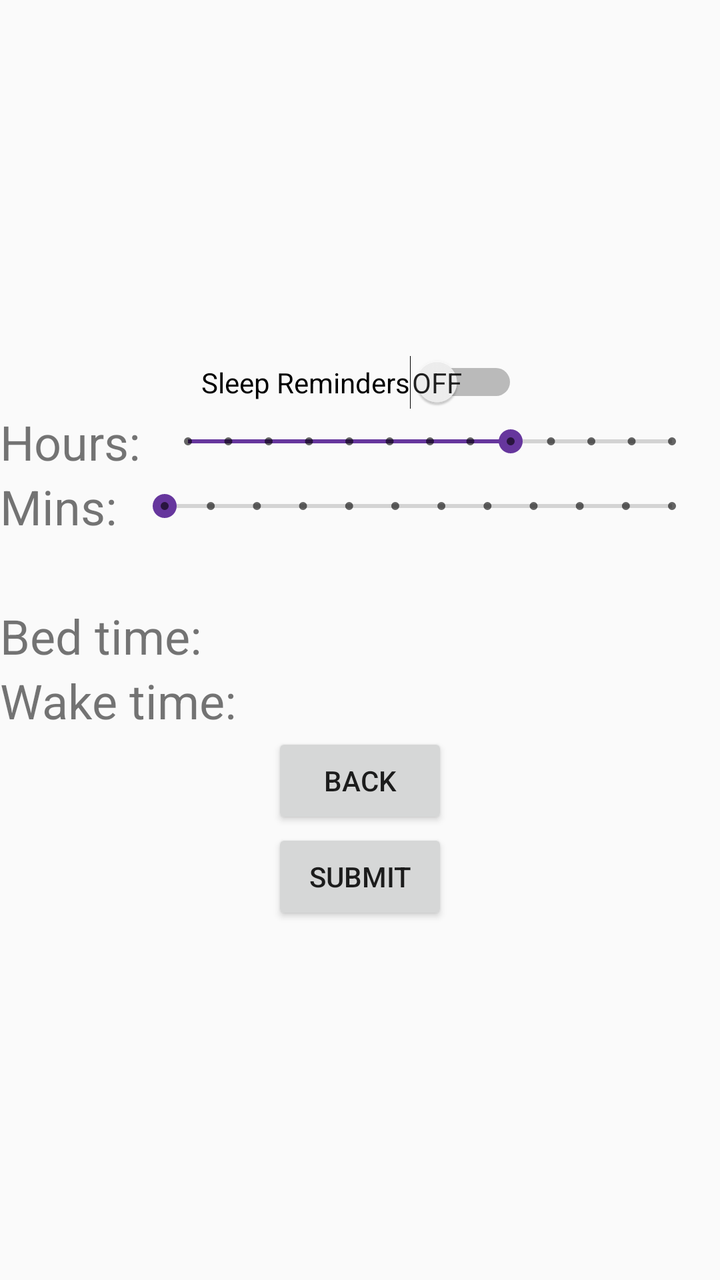
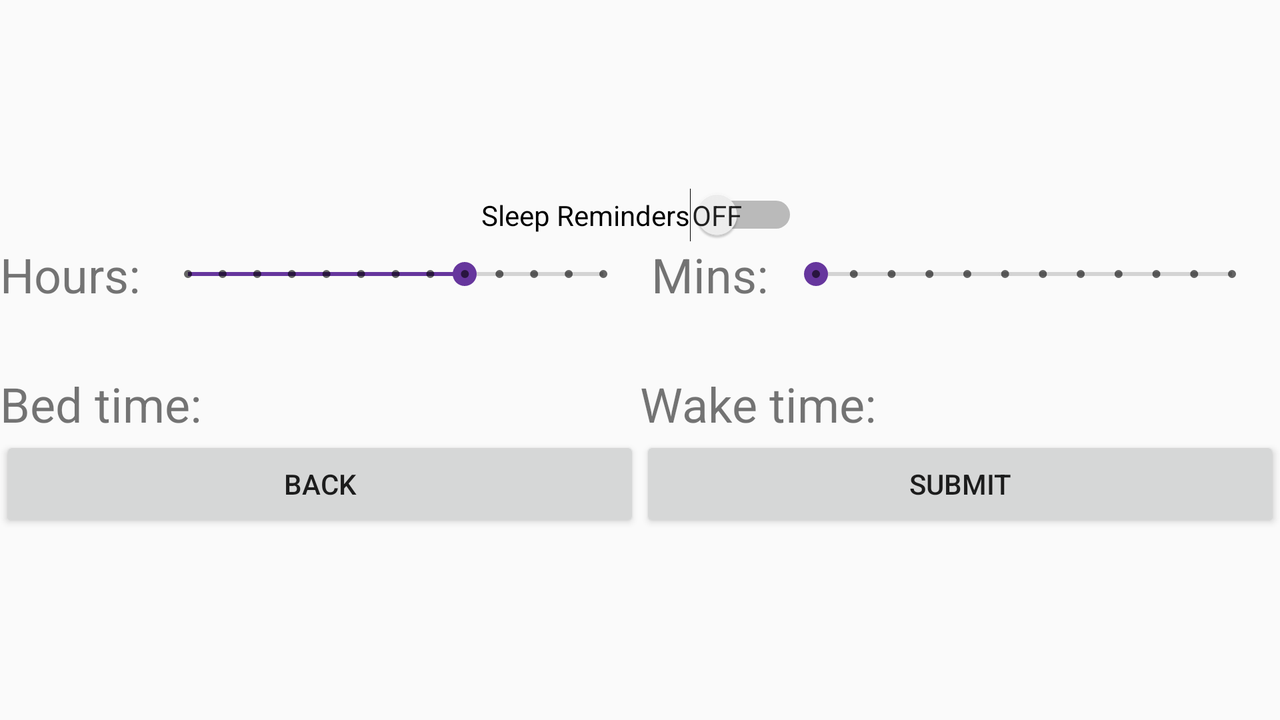

The same Android screen from two of the app's own layout files: first res/layout/ as a phone draws it, then the repository's variant for another configuration, drawn on a device whose configuration selects that folder. Both files follow.
<!-- AndroidManifest.xml: application theme AppTheme -->
<!-- res/layout/activity_plan_sleep.xml -->
<?xml version="1.0" encoding="utf-8"?>
<android.support.constraint.ConstraintLayout xmlns:android="http://schemas.android.com/apk/res/android"
    xmlns:app="http://schemas.android.com/apk/res-auto"
    xmlns:tools="http://schemas.android.com/tools"
    android:layout_width="match_parent"
    android:layout_height="match_parent"
    tools:context=".PlanSleep">

    <LinearLayout
        android:id="@+id/linBtns"
        android:layout_width="match_parent"
        android:layout_height="wrap_content"
        android:gravity="center_horizontal"
        android:orientation="vertical"
        app:layout_constraintBottom_toBottomOf="parent"
        app:layout_constraintTop_toTopOf="parent"
        tools:layout_editor_absoluteX="16dp">

        <Switch
            android:id="@+id/swOn"
            android:layout_width="wrap_content"
            android:layout_height="wrap_content"
            android:layout_weight="1"
            android:showText="true"
            android:splitTrack="false"
            android:text="Sleep Reminders"
            android:textOff="Off"
            android:textOn="On"
            tools:checked="false" />

        <LinearLayout
            android:layout_width="match_parent"
            android:layout_height="wrap_content"
            android:orientation="horizontal">

            <TextView
                android:id="@+id/lblH"
                android:layout_width="wrap_content"
                android:layout_height="wrap_content"
                android:text="Hours:"
                android:textSize="24sp" />

            <SeekBar
                android:id="@+id/sbH"
                style="@style/Widget.AppCompat.SeekBar.Discrete"
                android:layout_width="match_parent"
                android:layout_height="match_parent"
                android:layout_marginStart="8dp"
                android:layout_marginEnd="8dp"
                android:max="12"
                android:progress="8"
                app:layout_constraintEnd_toEndOf="parent"
                app:layout_constraintHorizontal_bias="0.481"
                app:layout_constraintStart_toStartOf="parent"
                tools:layout_editor_absoluteY="402dp" />
        </LinearLayout>

        <LinearLayout
            android:layout_width="match_parent"
            android:layout_height="wrap_content"
            android:orientation="horizontal">

            <TextView
                android:id="@+id/lblM"
                android:layout_width="wrap_content"
                android:layout_height="wrap_content"
                android:text="Mins:"
                android:textSize="24sp" />

            <SeekBar
                android:id="@+id/sbM"
                style="@style/Widget.AppCompat.SeekBar.Discrete"
                android:layout_width="match_parent"
                android:layout_height="match_parent"
                android:layout_marginStart="8dp"
                android:layout_marginEnd="8dp"
                android:clickable="true"
                android:max="11"
                android:progress="0"
                app:layout_constraintEnd_toEndOf="parent"
                app:layout_constraintStart_toStartOf="parent"
                tools:layout_editor_absoluteY="226dp" />

        </LinearLayout>

        <TextView
            android:id="@+id/lblHM"
            android:layout_width="400dp"
            android:layout_height="match_parent"
            android:layout_gravity="center"
            android:layout_marginStart="114dp"
            android:layout_marginEnd="114dp"
            android:layout_weight="1"
            android:textAlignment="center"
            android:textSize="24sp"
            app:layout_constraintEnd_toStartOf="@+id/linBtns"
            app:layout_constraintStart_toEndOf="@+id/linBtns"
            app:layout_constraintTop_toBottomOf="@+id/linBtns" />

        <LinearLayout
            android:layout_width="match_parent"
            android:layout_height="match_parent"
            android:orientation="horizontal">

            <TextView
                android:id="@+id/lblS"
                android:layout_width="wrap_content"
                android:layout_height="wrap_content"
                android:text="Bed time:   "
                android:textSize="24sp"
                tools:layout_editor_absoluteX="112dp"
                tools:layout_editor_absoluteY="230dp" />

            <TextView
                android:id="@+id/txtBed"
                android:layout_width="wrap_content"
                android:layout_height="match_parent"
                android:layout_weight="1"
                android:textAlignment="center"
                android:textSize="24sp" />

        </LinearLayout>

        <LinearLayout
            android:layout_width="match_parent"
            android:layout_height="match_parent"
            android:orientation="horizontal">

            <TextView
                android:id="@+id/lblE"
                android:layout_width="wrap_content"
                android:layout_height="wrap_content"
                android:text="Wake time:"
                android:textSize="24sp"
                tools:layout_editor_absoluteX="112dp"
                tools:layout_editor_absoluteY="230dp" />

            <TextView
                android:id="@+id/txtWake"
                android:layout_width="wrap_content"
                android:layout_height="match_parent"
                android:layout_weight="1"
                android:textAlignment="center"
                android:textSize="24sp" />

        </LinearLayout>

        <Button
            android:id="@+id/btnBack"
            android:layout_width="wrap_content"
            android:layout_height="wrap_content"
            android:text="Back"
            android:textAlignment="center"
            tools:layout_editor_absoluteX="161dp"
            tools:layout_editor_absoluteY="231dp" />

        <Button
            android:id="@+id/btnSubmit"
            android:layout_width="wrap_content"
            android:layout_height="wrap_content"
            android:text="Submit"
            android:textAlignment="center"
            tools:layout_editor_absoluteX="161dp"
            tools:layout_editor_absoluteY="231dp" />

    </LinearLayout>



</android.support.constraint.ConstraintLayout>
<!-- resources referenced by this layout -->
<resources>
  <style name="AppTheme" parent="Theme.AppCompat.Light.NoActionBar">
      
      <item name="colorPrimary">@color/colorPrimary</item>
      <item name="colorPrimaryDark">@color/colorPrimaryDark</item>
      <item name="colorAccent">@color/colorAccent</item>
    </style>
  <color name="colorPrimary">#dfc4ff</color>
  <color name="colorPrimaryDark">#522888</color>
  <color name="colorAccent">#66369D</color>
</resources>
<!-- res/layout-land/activity_plan_sleep.xml (the repository's variant of the layout above) -->
<!-- drawn on the phone turned sideways -->
<?xml version="1.0" encoding="utf-8"?>
<android.support.constraint.ConstraintLayout xmlns:android="http://schemas.android.com/apk/res/android"
    xmlns:app="http://schemas.android.com/apk/res-auto"
    xmlns:tools="http://schemas.android.com/tools"
    android:layout_width="match_parent"
    android:layout_height="match_parent"
    tools:context=".PlanSleep">

    <LinearLayout
        android:id="@+id/linBtns"
        android:layout_width="match_parent"
        android:layout_height="wrap_content"
        android:gravity="center_horizontal"
        android:orientation="vertical"
        app:layout_constraintBottom_toBottomOf="parent"
        app:layout_constraintTop_toTopOf="parent"
        tools:layout_editor_absoluteX="16dp">

        <Switch
            android:id="@+id/swOn"
            android:layout_width="wrap_content"
            android:layout_height="wrap_content"
            android:layout_weight="1"
            android:showText="true"
            android:splitTrack="false"
            android:text="Sleep Reminders"
            android:textOff="Off"
            android:textOn="On"
            tools:checked="false" />

        <LinearLayout
            android:layout_width="match_parent"
            android:layout_height="wrap_content"
            android:gravity="center"
            android:orientation="horizontal">

            <TextView
                android:id="@+id/lblH"
                android:layout_width="wrap_content"
                android:layout_height="wrap_content"
                android:text="Hours:"
                android:textSize="24sp" />

            <SeekBar
                android:id="@+id/sbH"
                style="@style/Widget.AppCompat.SeekBar.Discrete"
                android:layout_width="wrap_content"
                android:layout_height="match_parent"
                android:layout_marginStart="8dp"
                android:layout_marginEnd="8dp"
                android:layout_weight="1"
                android:max="12"
                android:progress="8"
                app:layout_constraintEnd_toEndOf="parent"
                app:layout_constraintHorizontal_bias="0.481"
                app:layout_constraintStart_toStartOf="parent"
                tools:layout_editor_absoluteY="402dp" />

            <TextView
                android:id="@+id/lblM"
                android:layout_width="wrap_content"
                android:layout_height="wrap_content"
                android:text="Mins:"
                android:textSize="24sp" />

            <SeekBar
                android:id="@+id/sbM"
                style="@style/Widget.AppCompat.SeekBar.Discrete"
                android:layout_width="wrap_content"
                android:layout_height="match_parent"
                android:layout_marginStart="8dp"
                android:layout_marginEnd="8dp"
                android:layout_weight="1"
                android:clickable="true"
                android:max="11"
                android:progress="0"
                app:layout_constraintEnd_toEndOf="parent"
                app:layout_constraintStart_toStartOf="parent"
                tools:layout_editor_absoluteY="226dp" />
        </LinearLayout>

        <LinearLayout
            android:layout_width="match_parent"
            android:layout_height="wrap_content"
            android:orientation="horizontal">

        </LinearLayout>

        <TextView
            android:id="@+id/lblHM"
            android:layout_width="400dp"
            android:layout_height="match_parent"
            android:layout_gravity="center"
            android:layout_marginStart="114dp"
            android:layout_marginEnd="114dp"
            android:layout_weight="1"
            android:textAlignment="center"
            android:textSize="24sp"
            app:layout_constraintEnd_toStartOf="@+id/linBtns"
            app:layout_constraintStart_toEndOf="@+id/linBtns"
            app:layout_constraintTop_toBottomOf="@+id/linBtns" />

        <LinearLayout
            android:layout_width="match_parent"
            android:layout_height="match_parent"
            android:gravity="center"
            android:orientation="horizontal">

            <TextView
                android:id="@+id/lblS"
                android:layout_width="wrap_content"
                android:layout_height="wrap_content"
                android:text="Bed time:   "
                android:textSize="24sp"
                tools:layout_editor_absoluteX="112dp"
                tools:layout_editor_absoluteY="230dp" />

            <TextView
                android:id="@+id/txtBed"
                android:layout_width="wrap_content"
                android:layout_height="match_parent"
                android:layout_weight="1"
                android:textAlignment="center"
                android:textSize="24sp" />

            <TextView
                android:id="@+id/lblE"
                android:layout_width="wrap_content"
                android:layout_height="wrap_content"
                android:text="Wake time:"
                android:textSize="24sp"
                tools:layout_editor_absoluteX="112dp"
                tools:layout_editor_absoluteY="230dp" />

            <TextView
                android:id="@+id/txtWake"
                android:layout_width="wrap_content"
                android:layout_height="match_parent"
                android:layout_weight="1"
                android:textAlignment="center"
                android:textSize="24sp" />

        </LinearLayout>

        <LinearLayout
            android:layout_width="match_parent"
            android:layout_height="match_parent"
            android:orientation="horizontal">

            <Button
                android:id="@+id/btnBack"
                android:layout_width="wrap_content"
                android:layout_height="wrap_content"
                android:layout_weight="1"
                android:text="Back"
                android:textAlignment="center"
                tools:layout_editor_absoluteX="161dp"
                tools:layout_editor_absoluteY="231dp" />

            <Button
                android:id="@+id/btnSubmit"
                android:layout_width="wrap_content"
                android:layout_height="wrap_content"
                android:layout_weight="1"
                android:text="Submit"
                android:textAlignment="center"
                tools:layout_editor_absoluteX="161dp"
                tools:layout_editor_absoluteY="231dp" />
        </LinearLayout>

    </LinearLayout>



</android.support.constraint.ConstraintLayout>
